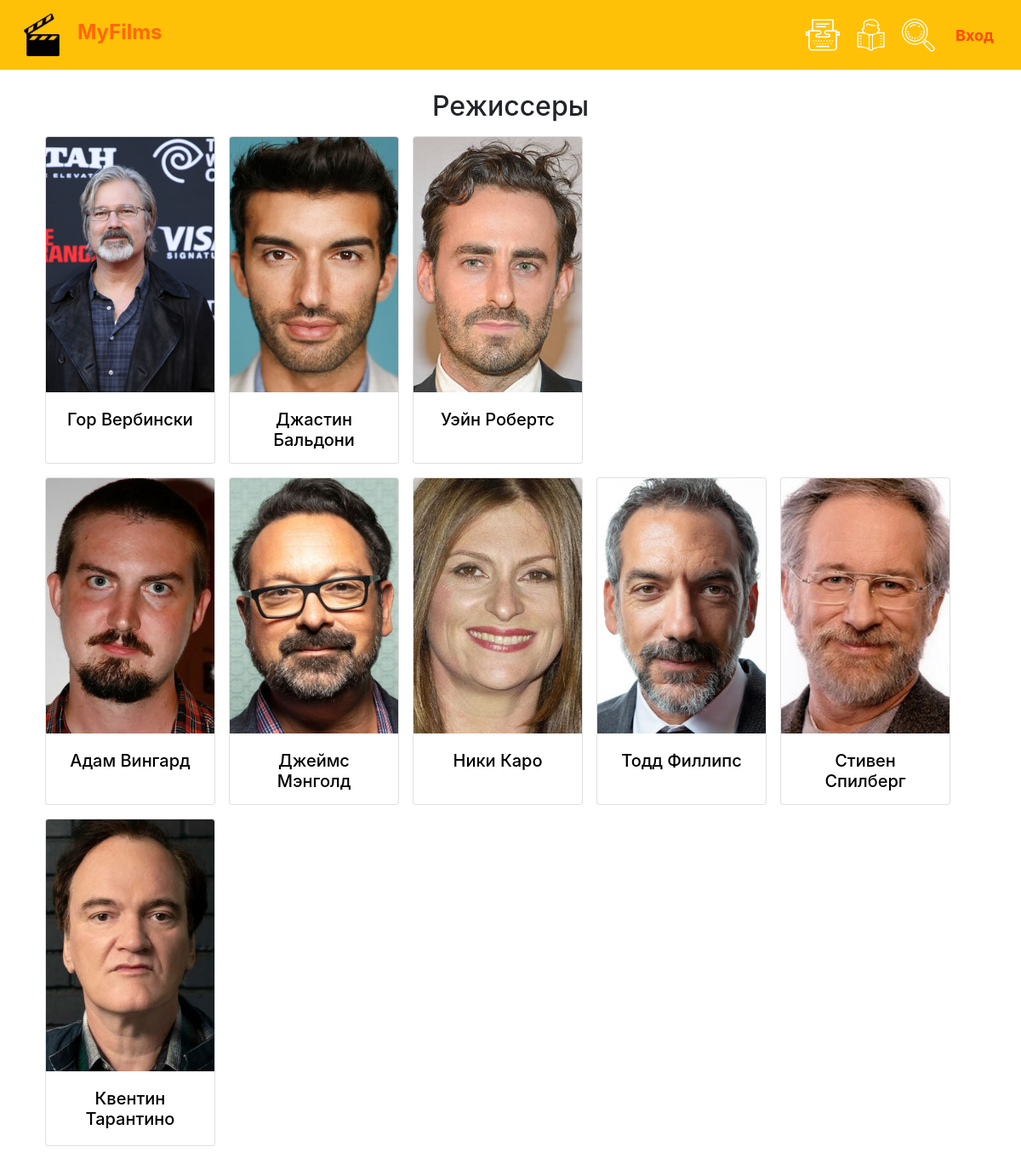
The app's page /authors with its own data.
### tables this page shows
CREATE TABLE authors 
                               (author_id INTEGER PRIMARY KEY AUTOINCREMENT, 
                                name VARCHAR(20),
                                picture VARCHAR(20),
                                bio VARCHAR(300),
                                books VARCHAR(200)
                           );

### index.py (the view, shortened to what this page needs)
@app.route('/authors')
def authors_page():
    books = BooksModel(db.get_connection()).get_all()
    authors = AuthorsModel(db.get_connection()).get_all()
    if 'username' not in session:
        return render_template('authors_page.html',
                               books=books, title="Писатели",
                               loged=False,
                               admin=False,
                               authors=authors)

### db.py (called while the page is built)
    def get_connection(self):
        return self.conn

### models.py (called while the page is built)
    def get_all(self):
        cursor = self.connection.cursor()
        cursor.execute("SELECT book_id, name, author, year, pages, "
                       "pictures, bio, stock FROM books")
        rows = cursor.fetchall()
        return rows

    def get_all(self):
        cursor = self.connection.cursor()
        cursor.execute("SELECT author_id, name, picture, bio, books FROM authors")
        rows = cursor.fetchall()
        return rows

### templates/authors_page.html
{% extends "base.html" %}
{% block content %}
<br>
<h2>
    <center>Режиссеры</center>
</h2>
<div class="d-flex flex-row">
    {% for item in authors %}
    {% if item != None %}
    <div class="p-2">
        <div class="card" style="width: 200px; height: 385px">
            <img class="card-img-top" style="height: 300px" src="{{url_for('static', filename='img/'+item[2])}}"
                 alt="Фотография">
            <div class="card-body">
                <h5 class="card-title">
                    <center><a href="/author/{{item[0]}}" style="color: #000000">{{ item[1] }}</a></center>
                </h5>
            </div>
        </div>
    </div>
    {% if item[0] % 5 == 0 %}
</div>
<div class="d-flex flex-row">
    {% endif %}
    {% endif %}
    {% endfor %}
</div><br><br>
{% endblock %}

### templates/base.html (shortened to what this page needs)
<!doctype html>
<html lang="en">
<head>
    <link rel="stylesheet" href="https://maxcdn.bootstrapcdn.com/bootstrap/4.0.0/css/bootstrap.min.css"
>
</head>
<body>
<header>
    <nav class="navbar navbar-expand-lg navbar-dark bg-warning d-flex">
        <a class="navbar-brand mr-auto p-2" href="/index">
            <img src="/static/img/img.png" width="50" height="50" alt="">
            <font size="5" color="#FF6700"><b>&nbsp; MyFilms</b></font>
        </a>
        <a class="navbar-brand" href="/authors">
            <img src="/static/img/writer.png" width="40" height="40" title="Режиссеры">
        </a>
        <a class="navbar-brand" href="/books">
            <img src="/static/img/myshelf.png" width="41" height="41" title="Фильмы">
        </a>
        <a class="navbar-brand" href="/search">
            <img src="/static/img/look.png" width="39" height="39" title="Поиск">
        </a>
        {% if loged == True %}
        <a class="navbar-brand" href="/logout">
            <font size="4" color="FF4900"><b>&nbsp; Выход</b></font>
        </a>
        {% else %}
        <a class="navbar-brand" href="/login">
            <font size="4" color="FF4900"><b>&nbsp; Вход</b></font>
        </a>
        {% endif %}
    </nav>
</header>
<main role="main" class="container">
    {% block content %}{% endblock %}
</main>
</body>
</html>

### records on screen
authors: picture (picture), name "Гор Вербински"
authors: picture (picture), name "Джастин Бальдони"
authors: picture (picture), name "Уэйн Робертс"
authors: picture (picture), name "Адам Вингард"
authors: picture (picture), name "Джеймс Мэнголд"
authors: picture (picture), name "Ники Каро"
authors: picture (picture), name "Тодд Филлипс"
authors: picture (picture), name "Стивен Спилберг"
authors: picture (picture), name "Квентин Тарантино"
